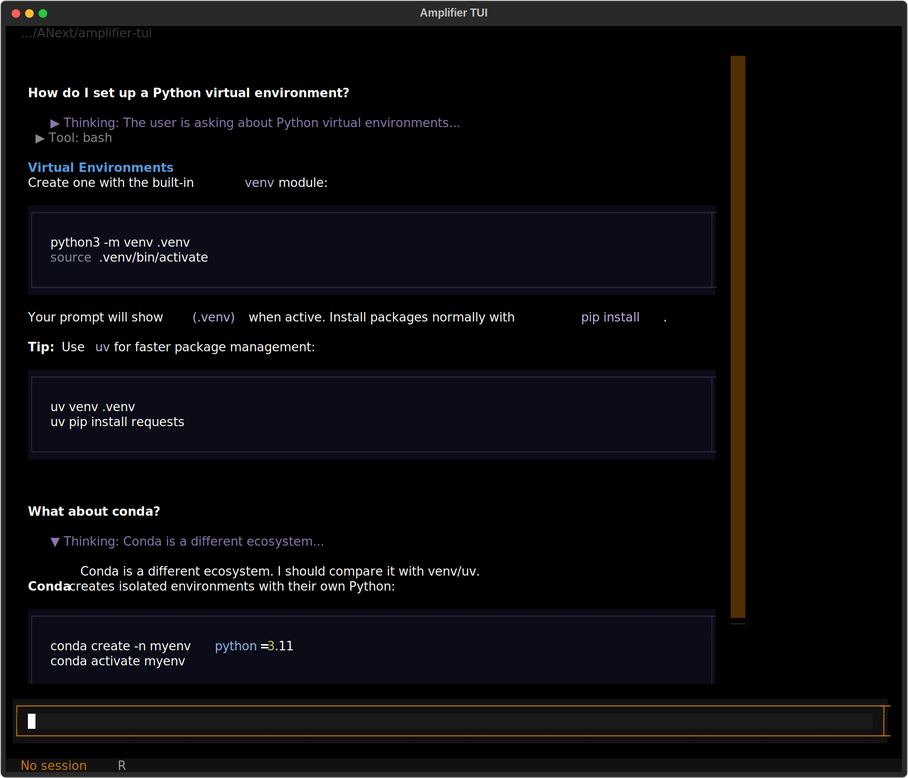
#> input picture .ux-tests/boot_test.png, 908 x 778 px, shrunk from 1920 x 1645 before the run
$ python tui_analyze.py ../.ux-tests/boot_test.png
#> lines starting #> are read from the running program, lines starting #| are printed output that depends on the picture
"""Analyze a TUI screenshot and produce structured YAML.

Two backends:
  1. "lite" (default) - Uses only Pillow. No opencv/sklearn needed.
     Extracts colors, text-region heuristics, and basic layout.
  2. "full" - Uses amplifier-ux-analyzer (opencv + sklearn + easyocr).
     Adds contour-based element detection and OCR text extraction.

The lite backend is sufficient for TUI work because terminal UIs have
predictable grid layouts. The full backend adds value when you need
actual OCR text extraction from pixel data.

Usage:
    python tools/tui_analyze.py tui_capture.png              # lite (fast)
    python tools/tui_analyze.py tui_capture.png --backend full  # full analyzer
    python tools/tui_analyze.py tui_capture.png -o out.yaml  # save to file
"""

from __future__ import annotations

import argparse
import json
import subprocess
import sys
from collections import Counter
from pathlib import Path
from typing import Any

import yaml

UX_ANALYZER_ROOT = Path(__file__).parent.parent.parent / "amplifier-ux-analyzer"
UX_ANALYZER_PYTHON = UX_ANALYZER_ROOT / "venv" / "bin" / "python"


# ── Lite backend (Pillow only) ───────────────────────────────────────


def analyze_lite(image_path: str) -> dict[str, Any]:
    """Analyze screenshot using only Pillow. Fast, no heavy deps."""
    from PIL import Image

    img = Image.open(image_path).convert("RGB")
    width, height = img.size
    pixels = (
        list(img.get_flattened_data())
        if hasattr(img, "get_flattened_data")
        else list(img.getdata())
    )

    # --- Color palette (top N by frequency) ---
    # Quantize to reduce unique colors, then count
    quantized = img.quantize(colors=16, method=Image.Quantize.MEDIANCUT)
    palette_data = quantized.getpalette()
    q_pixels = list(quantized.getdata())
    color_counts: Counter[int] = Counter(q_pixels)
    total = len(q_pixels)

    colors = []
    for idx, count in color_counts.most_common(8):
        r, g, b = palette_data[idx * 3 : idx * 3 + 3]
        colors.append(
            {
                "hex": f"#{r:02x}{g:02x}{b:02x}",
                "rgb": [r, g, b],
                "frequency": round(count / total, 4),
            }
        )

    # --- Row-by-row brightness to detect layout bands ---
    # TUI layout: header (bright/colored), content (mixed), footer (bright/colored)
    row_brightness = []
    for y in range(height):
        row_pixels = pixels[y * width : (y + 1) * width]
        avg_bright = sum(
            (0.299 * r + 0.587 * g + 0.114 * b) for r, g, b in row_pixels
        ) / max(width, 1)
        row_brightness.append(avg_bright)

    # Detect non-background bands (rows significantly brighter than median)
    if row_brightness:
        median_bright = sorted(row_brightness)[len(row_brightness) // 2]
    else:
        median_bright = 0

    # Find regions where brightness differs from background
    threshold = median_bright + 15  # slightly above median = has content
    regions = _detect_bands(row_brightness, threshold, height, width)

    # --- Horizontal structure (sidebar detection) ---
    # Sample middle rows, look for vertical brightness change (sidebar border)
    sidebar = _detect_sidebar(img, width, height)

    return {
        "metadata": {"dimensions": {"width": width, "height": height}},
        "colors": colors,
        "regions": regions,
        "sidebar": sidebar,
        "row_brightness_summary": {
            "min": round(min(row_brightness), 1) if row_brightness else 0,
            "max": round(max(row_brightness), 1) if row_brightness else 0,
            "median": round(median_bright, 1),
        },
    }


def _detect_bands(
    row_brightness: list[float], threshold: float, height: int, width: int
) -> list[dict]:
    """Detect horizontal layout bands from row brightness."""
    bands = []
    in_band = False
    band_start = 0

    for y, bright in enumerate(row_brightness):
        if bright > threshold and not in_band:
            in_band = True
            band_start = y
        elif bright <= threshold and in_band:
            in_band = False
            bands.append({"y_start": band_start, "y_end": y, "height": y - band_start})

    if in_band:
        bands.append(
            {
                "y_start": band_start,
                "y_end": height,
                "height": height - band_start,
            }
        )

    # Classify bands by position
    regions = []
    for band in bands:
        y_center = (band["y_start"] + band["y_end"]) / 2
        rel_y = y_center / height
        if rel_y < 0.08:
            rtype = "header"
        elif rel_y > 0.92:
            rtype = "status_bar"
        elif rel_y > 0.80:
            rtype = "input_area"
        else:
            rtype = "content"

        regions.append(
            {
                "type": rtype,
                "bounds": {
                    "x": 0,
                    "y": band["y_start"],
                    "width": width,
                    "height": band["height"],
                },
                "relative_position": round(rel_y, 3),
            }
        )

    return regions


def _detect_sidebar(img, width: int, height: int) -> dict | None:
    """Detect sidebar by looking for vertical brightness discontinuity."""
    # Sample the middle third of the image vertically
    y_start = height // 3
    y_end = 2 * height // 3
    crop = img.crop((0, y_start, width, y_end))
    pixels = list(crop.getdata())
    crop_h = y_end - y_start

    # Average brightness per column
    col_brightness = []
    for x in range(width):
        col_pixels = [pixels[y * width + x] for y in range(crop_h)]
        avg = sum(0.299 * r + 0.587 * g + 0.114 * b for r, g, b in col_pixels) / max(
            crop_h, 1
        )
        col_brightness.append(avg)

    # Look for a sharp brightness jump (sidebar border)
    # Check left third of image for a divider
    search_range = width // 3
    max_diff = 0
    best_x = None
    for x in range(5, search_range):
        left_avg = sum(col_brightness[x - 3 : x]) / 3
        right_avg = sum(col_brightness[x : x + 3]) / 3
        diff = abs(right_avg - left_avg)
        if diff > max_diff:
            max_diff = diff
            best_x = x

    if best_x and max_diff > 10:
        return {
            "detected": True,
            "x_position": best_x,
            "width_fraction": round(best_x / width, 3),
            "confidence": round(min(max_diff / 50, 1.0), 3),
        }
    return {"detected": False}


# ── Full backend (amplifier-ux-analyzer) ─────────────────────────────


def analyze_full(image_path: str) -> dict[str, Any]:
    """Run the full ux-analyzer. Requires opencv + sklearn in analyzer venv."""
    script = f"""
import sys, json
sys.path.insert(0, {str(UX_ANALYZER_ROOT)!r})
from amplifier_ux_analyzer.core.analyzer import UXAnalyzer
analyzer = UXAnalyzer({image_path!r}, use_ocr=True)
result = analyzer.analyze()
print(json.dumps(result))
"""
    result = subprocess.run(
        [str(UX_ANALYZER_PYTHON), "-c", script],
        capture_output=True,
        text=True,
        timeout=120,
    )
    if result.returncode != 0:
        print(f"Analyzer stderr:\n{result.stderr}", file=sys.stderr)
        raise RuntimeError(f"Analyzer failed: {result.returncode}")

    lines = [ln for ln in result.stdout.strip().splitlines() if ln.strip()]
    return json.loads(lines[-1])


# ── Format for YAML output ───────────────────────────────────────────


def to_tui_yaml(raw: dict[str, Any], image_path: str, backend: str) -> dict:
    """Build the YAML structure from analyzer output."""
    dims = raw.get("metadata", {}).get("dimensions", {})
    colors = raw.get("colors", [])
    regions = raw.get("regions", [])
    sidebar = raw.get("sidebar")

    # Color theme — name by frequency rank
    theme = {}
    role_names = [
        "background",
        "secondary_bg",
        "border",
        "text",
        "accent_1",
        "accent_2",
    ]
    for i, c in enumerate(colors[: len(role_names)]):
        theme[role_names[i]] = {
            "hex": c["hex"],
            "frequency": c["frequency"],
        }

    # Region summary
    layout_regions = []
    for r in regions:
        entry = {"type": r["type"], "bounds": r["bounds"]}
        if "relative_position" in r:
            entry["rel_y"] = r["relative_position"]
        layout_regions.append(entry)

    # Text elements (full backend only)
    text_section = None
    if "text_elements" in raw:
        height = dims.get("height", 1)
        header_texts, content_texts, footer_texts = [], [], []
        for t in raw["text_elements"]:
            y_center = t["bounds"]["y"] + t["bounds"]["height"] / 2
            rel_y = y_center / height
            entry = {
                "text": t["text"],
                "confidence": round(t["confidence"], 3),
            }
            if rel_y < 0.15:
                header_texts.append(entry)
            elif rel_y > 0.85:
                footer_texts.append(entry)
            else:
                content_texts.append(entry)
        text_section = {
            "header": header_texts,
            "content": content_texts,
            "footer": footer_texts,
            "total": len(raw["text_elements"]),
        }

    result = {
        "tui_analysis": {
            "source": Path(image_path).name,
            "backend": backend,
            "dimensions": dims,
            "theme": theme,
            "layout": {
                "regions": layout_regions,
                "sidebar": sidebar,
            },
        }
    }

    if text_section:
        result["tui_analysis"]["text"] = text_section

    # Brightness summary (lite backend)
    if "row_brightness_summary" in raw:
        result["tui_analysis"]["brightness"] = raw["row_brightness_summary"]

    return result


def main():
    parser = argparse.ArgumentParser(description="Analyze TUI screenshot to YAML")
    parser.add_argument("image", help="Path to PNG screenshot")
    parser.add_argument("-o", "--output", help="Output YAML path (default: stdout)")
    parser.add_argument(
        "--backend",
        choices=["lite", "full"],
        default="lite",
        help="Analysis backend (default: lite)",
    )
    parser.add_argument(
        "--raw-json",
        action="store_true",
        help="Also dump raw JSON",
    )
    args = parser.parse_args()

    if not Path(args.image).exists():
        print(f"Error: {args.image} not found", file=sys.stderr)
        sys.exit(1)

    print(f"Analyzing {args.image} (backend={args.backend})...", file=sys.stderr)

    if args.backend == "full":
        raw = analyze_full(args.image)
    else:
        raw = analyze_lite(args.image)
#> in analyze_lite, `pixels = ( list(img.get_flattened_data()) if hasattr(img, "get_flatten..`: pixels = 706424 items
#> in analyze_lite, `quantized = img.quantize(colors=16, method=Image.Quantize.MEDIANCUT)`:
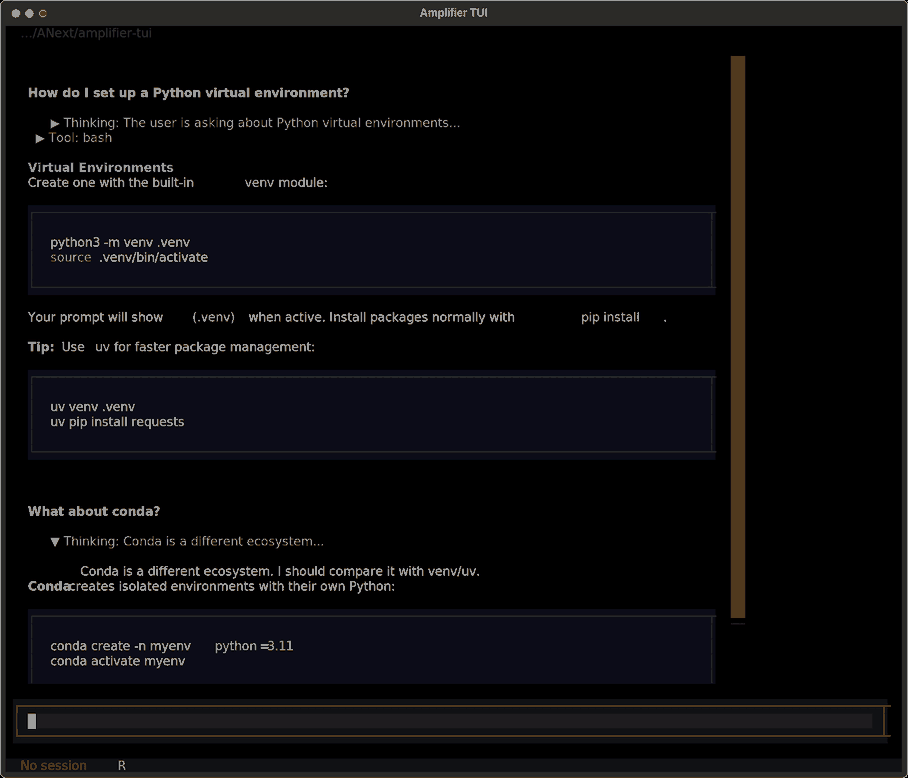
#> quantized: PIL image 908x778 P; mean R, G, B 11.8, 11.3, 13.6
#> in analyze_lite, `palette_data = quantized.getpalette()`: palette_data = 48 values, max 157 at index 0, min 0 at index 40, mean 28.12
#> in analyze_lite, `q_pixels = list(quantized.getdata())`: q_pixels = 706424 items
#> in analyze_lite, `color_counts: Counter[int] = Counter(q_pixels)`: color_counts = 16 items
#> in analyze_lite, `total = len(q_pixels)`: total = 706424
#> the loop in analyze_lite, `for idx, count in color_counts.most_common(8):` made 8 passes
#> (idx, count, r, g, b) on passes 1, 2, 4, 5, 6, 7, 8: (15, 405350, 0, 0, 0), (9, 142081, 12, 12, 24), (6, 26270, 16, 17, 20), (1, 16021, 80, 57, 30), (4, 15175, 30, 28, 31), (0, 14668, 157, 157, 156), (3, 12371, 38, 40, 42)
#> (count, r, g, b) on pass 3: (28874, 43, 42, 39)
#> after the loop in analyze_lite, `for idx, count in color_counts.most_common(8):`: colors = 8 items
#> the loop in analyze_lite, `for y in range(height):` made 778 passes
#> avg_bright on passes 1 to 3: 122.5, 48.25, 39.22
#> after the loop in analyze_lite, `for y in range(height):`: row_brightness = 778 values, max 122.5 at index 0, min 0.73 at index 757, mean 12.03
#> in analyze_lite, `median_bright = sorted(row_brightness)[len(row_brightness) // 2]`: median_bright = 10.91
#> in analyze_lite, `threshold = median_bright + 15`: threshold = 25.91
#> the loop in _detect_bands, `for y, bright in enumerate(row_brightness):` made 778 passes
#> (bright, in_band) on passes 1, 27: (122.5, True), (3.65, False)
#> in_band on passes 91, 98, 181, 182, 213, 214: True, False, True, False, True, False
#> after the loop in _detect_bands, `for y, bright in enumerate(row_brightness):`: band_start = 772; bands = 23 items; in_band = True
#> the loop in _detect_bands, `for band in bands:` made 24 passes
#> (band, y_center, rel_y, rtype) on passes 1 to 10: ({'y_start': 0, 'y_end': 26, 'height': 26}, 13, 0.0167, 'header'), ({'y_start': 90, 'y_end': 97, 'height': 7}, 93.5, 0.12, 'content'), ({'y_start': 180, 'y_end': 181, 'height': 1}, 180.5, 0.232, 'content'), ({'y_start': 212, 'y_end': 213, 'height': 1}, 212.5, 0.273, 'content'), ({'y_start': 240, 'y_end': 241, 'height': 1}, 240.5, 0.309, 'content'), ({'y_start': 255, 'y_end': 256, 'height': 1}, 255.5, 0.328, 'content'), ({'y_start': 287, 'y_end': 288, 'height': 1}, 287.5, 0.37, 'content'), ({'y_start': 314, 'y_end': 322, 'height': 8}, 318, 0.409, 'content'), ({'y_start': 344, 'y_end': 346, 'height': 2}, 345, 0.443, 'content'), ({'y_start': 347, 'y_end': 348, 'height': 1}, 347.5, 0.447, 'content')
#> after the loop in _detect_bands, `for band in bands:`: regions = 24 items
#> in _detect_sidebar, `crop = img.crop((0, y_start, width, y_end))`:
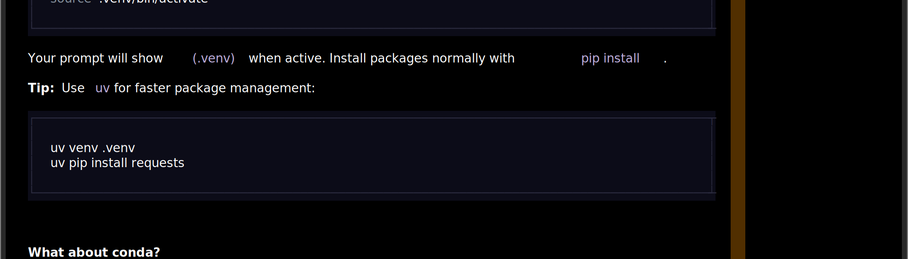
#> crop: PIL image 908x259 RGB; mean R, G, B 10.2, 9.6, 13.4
#> in _detect_sidebar, `pixels = list(crop.getdata())`: pixels = 235172 items
#> the loop in _detect_sidebar, `for x in range(width):` made 908 passes
#> avg on passes 1 to 3: 124, 48, 39
#> after the loop in _detect_sidebar, `for x in range(width):`: col_brightness = 908 values, max 124 at index 0, min 0 at index 6, mean 10.22
#> the loop in _detect_sidebar, `for x in range(5, search_range):` made 297 passes
#> (left_avg, right_avg, diff, max_diff) on passes 1 to 2: (41.33, 9.67, 31.67, 31.67), (37.67, 0.333, 37.33, 37.33)
#> (left_avg, right_avg, diff) on passes 3 to 8: (24, 0.333, 23.67), (9.67, 0, 9.67), (0.333, 0, 0.333), (0.333, 0, 0.333), (0, 0, 0), (0, 0, 0)
#> after the loop in _detect_sidebar, `for x in range(5, search_range):`: best_x = 6; max_diff = 37.33
#> in analyze_lite, `sidebar = _detect_sidebar(img, width, height)`: sidebar = {'detected': True, 'x_position': 6, 'width_fraction': 0.007, 'confidence': 0.747}
#> raw = 5 items

    if args.raw_json:
        json_path = Path(args.image).with_suffix(".json")
        json_path.write_text(json.dumps(raw, indent=2))
        print(f"Raw JSON: {json_path}", file=sys.stderr)

    tui_yaml = to_tui_yaml(raw, args.image, args.backend)
#> in to_tui_yaml, `dims = raw.get("metadata", {}).get("dimensions", {})`: dims = {'width': 908, 'height': 778}
#> in to_tui_yaml, `colors = raw.get("colors", [])`: colors = 8 items
#> in to_tui_yaml, `regions = raw.get("regions", [])`: regions = 24 items
#> the loop in to_tui_yaml, `for i, c in enumerate(colors[: len(role_names)]):` made 6 passes
#> c on passes 1 to 6: {'hex': '#000000', 'rgb': [0, 0, 0], 'frequency': 0.574}, {'hex': '#0c0c18', 'rgb': [12, 12, 24], 'frequency': 0.201}, {'hex': '#2b2a27', 'rgb': [43, 42, 39], 'frequency': 0.0409}, {'hex': '#101114', 'rgb': [16, 17, 20], 'frequency': 0.0372}, {'hex': '#50391e', 'rgb': [80, 57, 30], 'frequency': 0.0227}, {'hex': '#1e1c1f', 'rgb': [30, 28, 31], 'frequency': 0.0215}
#> after the loop in to_tui_yaml, `for i, c in enumerate(colors[: len(role_names)]):`: theme = 6 items
#> the loop in to_tui_yaml, `for r in regions:` made 24 passes
#> after the loop in to_tui_yaml, `for r in regions:`: layout_regions = 24 items
#> tui_yaml = 1 item
    yaml_str = yaml.dump(tui_yaml, default_flow_style=False, sort_keys=False)

    if args.output:
        Path(args.output).write_text(yaml_str)
        print(f"YAML saved: {args.output}", file=sys.stderr)
    else:
        print(yaml_str)
#> (printed output is left out)


if __name__ == "__main__":
    main()
